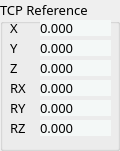
   <widget class="QGroupBox" name="groupBox_5">
    <property name="geometry">
     <rect>
      <x>390</x>
      <y>210</y>
      <width>120</width>
      <height>151</height>
     </rect>
    </property>
    <property name="font">
     <font>
      <family>나눔스퀘어 네오 Heavy</family>
      <pointsize>10</pointsize>
     </font>
    </property>
    <property name="title">
     <string>TCP Reference</string>
    </property>
    <widget class="QLabel" name="label_20">
     <property name="geometry">
      <rect>
       <x>10</x>
       <y>120</y>
       <width>21</width>
       <height>16</height>
      </rect>
     </property>
     <property name="font">
      <font>
       <family>나눔스퀘어 네오 Regular</family>
      </font>
     </property>
     <property name="text">
      <string>RZ</string>
     </property>
    </widget>
    <widget class="QLabel" name="TCP_REF_Y">
     <property name="geometry">
      <rect>
       <x>40</x>
       <y>40</y>
       <width>71</width>
       <height>16</height>
      </rect>
     </property>
     <property name="font">
      <font>
       <family>나눔스퀘어 네오 Regular</family>
      </font>
     </property>
     <property name="styleSheet">
      <string notr="true">border-radius: 10px;
background-color: rgb(244, 248, 247);</string>
     </property>
     <property name="text">
      <string>0.000</string>
     </property>
     <property name="alignment">
      <set>Qt::AlignLeading|Qt::AlignLeft|Qt::AlignVCenter</set>
     </property>
    </widget>
    <widget class="QLabel" name="TCP_REF_RZ">
     <property name="geometry">
      <rect>
       <x>40</x>
       <y>120</y>
       <width>71</width>
       <height>16</height>
      </rect>
     </property>
     <property name="font">
      <font>
       <family>나눔스퀘어 네오 Regular</family>
      </font>
     </property>
     <property name="styleSheet">
      <string notr="true">border-radius: 10px;
background-color: rgb(244, 248, 247);</string>
     </property>
     <property name="text">
      <string>0.000</string>
     </property>
     <property name="alignment">
      <set>Qt::AlignLeading|Qt::AlignLeft|Qt::AlignVCenter</set>
     </property>
    </widget>
    <widget class="QLabel" name="label_21">
     <property name="geometry">
      <rect>
       <x>10</x>
       <y>20</y>
       <width>21</width>
       <height>16</height>
      </rect>
     </property>
     <property name="font">
      <font>
       <family>나눔스퀘어 네오 Regular</family>
      </font>
     </property>
     <property name="text">
      <string>X</string>
     </property>
    </widget>
    <widget class="QLabel" name="label_22">
     <property name="geometry">
      <rect>
       <x>10</x>
       <y>100</y>
       <width>21</width>
       <height>16</height>
      </rect>
     </property>
     <property name="font">
      <font>
       <family>나눔스퀘어 네오 Regular</family>
      </font>
     </property>
     <property name="text">
      <string>RY</string>
     </property>
    </widget>
    <widget class="QLabel" name="TCP_REF_X">
     <property name="geometry">
      <rect>
       <x>40</x>
       <y>20</y>
       <width>71</width>
       <height>16</height>
      </rect>
     </property>
     <property name="font">
      <font>
       <family>나눔스퀘어 네오 Regular</family>
      </font>
     </property>
     <property name="styleSheet">
      <string notr="true">border-radius: 10px;
background-color: rgb(244, 248, 247);</string>
     </property>
     <property name="text">
      <string>0.000</string>
     </property>
     <property name="alignment">
      <set>Qt::AlignLeading|Qt::AlignLeft|Qt::AlignVCenter</set>
     </property>
    </widget>
    <widget class="QLabel" name="label_27">
     <property name="geometry">
      <rect>
       <x>10</x>
       <y>80</y>
       <width>21</width>
       <height>16</height>
      </rect>
     </property>
     <property name="font">
      <font>
       <family>나눔스퀘어 네오 Regular</family>
      </font>
     </property>
     <property name="text">
      <string>RX</string>
     </property>
    </widget>
    <widget class="QLabel" name="label_30">
     <property name="geometry">
      <rect>
       <x>10</x>
       <y>60</y>
       <width>21</width>
       <height>16</height>
      </rect>
     </property>
     <property name="font">
      <font>
       <family>나눔스퀘어 네오 Regular</family>
      </font>
     </property>
     <property name="text">
      <string>Z</string>
     </property>
    </widget>
    <widget class="QLabel" name="TCP_REF_Z">
     <property name="geometry">
      <rect>
       <x>40</x>
       <y>60</y>
       <width>71</width>
       <height>16</height>
      </rect>
     </property>
     <property name="font">
      <font>
       <family>나눔스퀘어 네오 Regular</family>
      </font>
     </property>
     <property name="styleSheet">
      <string notr="true">border-radius: 10px;
background-color: rgb(244, 248, 247);</string>
     </property>
     <property name="text">
      <string>0.000</string>
     </property>
     <property name="alignment">
      <set>Qt::AlignLeading|Qt::AlignLeft|Qt::AlignVCenter</set>
     </property>
    </widget>
    <widget class="QLabel" name="TCP_REF_RX">
     <property name="geometry">
      <rect>
       <x>40</x>
       <y>80</y>
       <width>71</width>
       <height>16</height>
      </rect>
     </property>
     <property name="font">
      <font>
       <family>나눔스퀘어 네오 Regular</family>
      </font>
     </property>
     <property name="styleSheet">
      <string notr="true">border-radius: 10px;
background-color: rgb(244, 248, 247);</string>
     </property>
     <property name="text">
      <string>0.000</string>
     </property>
     <property name="alignment">
      <set>Qt::AlignLeading|Qt::AlignLeft|Qt::AlignVCenter</set>
     </property>
    </widget>
    <widget class="QLabel" name="label_31">
     <property name="geometry">
      <rect>
       <x>10</x>
       <y>40</y>
       <width>21</width>
       <height>16</height>
      </rect>
     </property>
     <property name="font">
      <font>
       <family>나눔스퀘어 네오 Regular</family>
      </font>
     </property>
     <property name="text">
      <string>Y</string>
     </property>
    </widget>
    <widget class="QLabel" name="TCP_REF_RY">
     <property name="geometry">
      <rect>
       <x>40</x>
       <y>100</y>
       <width>71</width>
       <height>16</height>
      </rect>
     </property>
     <property name="font">
      <font>
       <family>나눔스퀘어 네오 Regular</family>
      </font>
     </property>
     <property name="styleSheet">
      <string notr="true">border-radius: 10px;
background-color: rgb(244, 248, 247);</string>
     </property>
     <property name="text">
      <string>0.000</string>
     </property>
     <property name="alignment">
      <set>Qt::AlignLeading|Qt::AlignLeft|Qt::AlignVCenter</set>
     </property>
    </widget>
   </widget>
